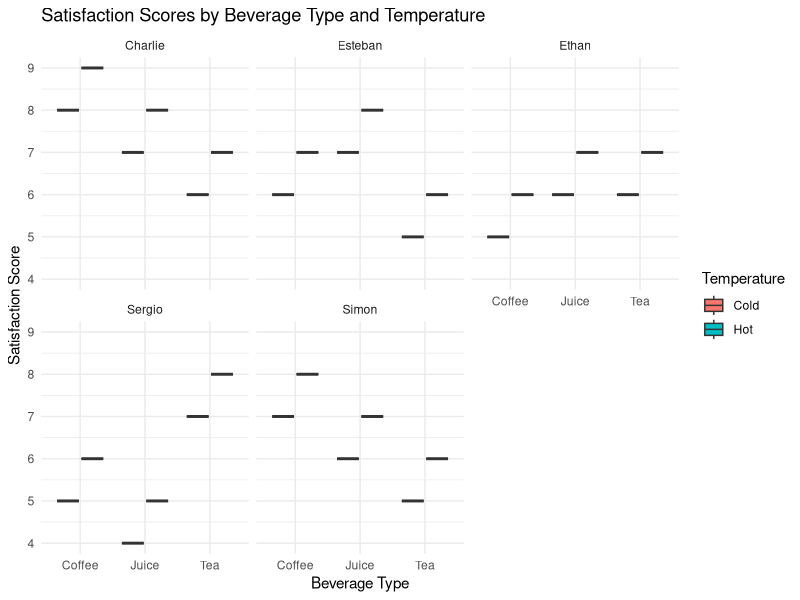

Here is the R script that generated this plot:
## ---- chunk 1
knitr::opts_chunk$set(echo = TRUE)
## ---- chunk 2
# Load necessary libraries
library(dplyr)
library(ggplot2)

# Define participants and factors
participants <- c("Simon", "Sergio", "Charlie", "Esteban", "Ethan")
beverage_types <- c("Coffee", "Tea", "Juice")
temperatures <- c("Hot", "Cold")

# Manually set satisfaction scores
satisfaction_scores <- data.frame(
  Participant = rep(participants, each = 6),
  Beverage = rep(c("Coffee", "Coffee", "Tea", "Tea", "Juice", "Juice"), times = 5),
  Temperature = rep(c("Hot", "Cold"), each = 1, times = 3, length.out = 30),
  Satisfaction = c(
    # Simon's scores
    8, 7, 6, 5, 7, 6,
    # Sergio's scores
    6, 5, 8, 7, 5, 4,
    # Charlie's scores
    9, 8, 7, 6, 8, 7,
    # Esteban's scores
    7, 6, 6, 5, 8, 7,
    # Ethan's scores
    6, 5, 7, 6, 7, 6
  )
)

satisfaction_scores
## ---- chunk 3
summary_data <- satisfaction_scores %>%
  group_by(Beverage, Temperature) %>%
  summarise(
    Mean_Satisfaction = mean(Satisfaction),
    SD_Satisfaction = sd(Satisfaction),
    .groups = "drop"
  )

knitr::kable(summary_data, caption = "Summary of Satisfaction Scores by Beverage Type and Temperature")
## ---- chunk 4
ggplot(satisfaction_scores, aes(x = Beverage, y = Satisfaction, fill = Temperature)) +
  geom_boxplot() +
  facet_wrap(~ Participant) +
  labs(
    title = "Satisfaction Scores by Beverage Type and Temperature",
    x = "Beverage Type",
    y = "Satisfaction Score"
  ) +
  theme_minimal()
## ---- chunk 5
anova_model <- aov(Satisfaction ~ Beverage * Temperature + Participant, data = satisfaction_scores)
summary(anova_model)
